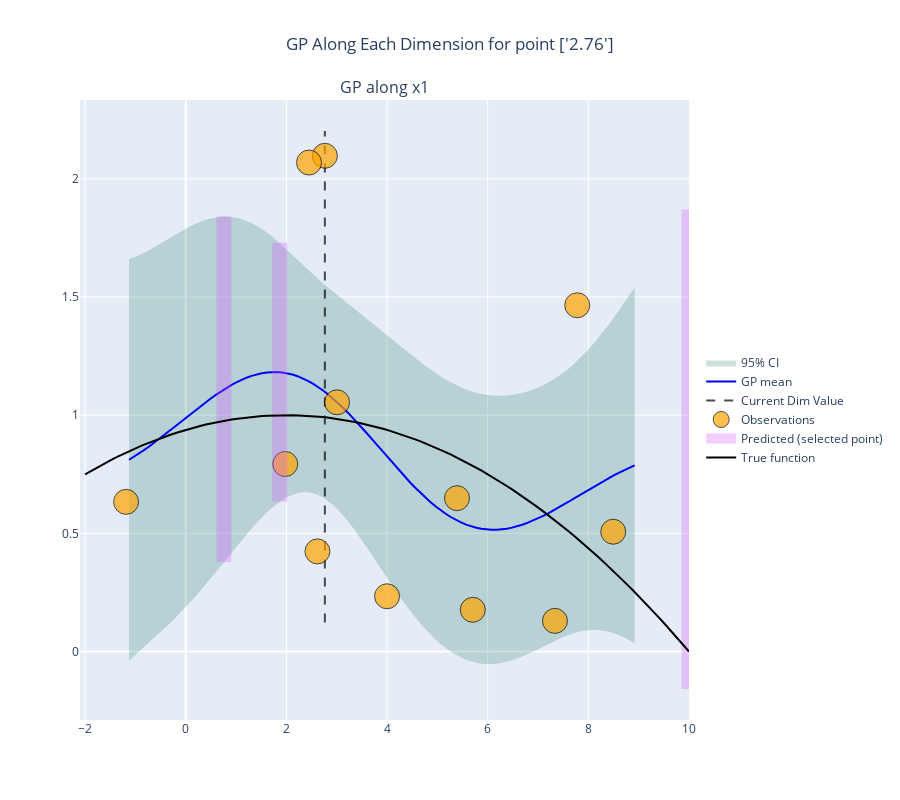

The cell this chart's notebook holds for it:
### Markdown cell above
Simply adding a lot of noise, significantly improves the fit.

### Code cell
from src import model_generation as mg
importlib.reload(mg)


runs = tester.run(
    mg.GammaNoiseSGP,
    n_runs=4,
    technical_repeats=1,
    batch_size=3,
    noise_fn=noise_fn,
    plot_each=False,
).plot_GP(mg.GammaNoiseSGP)


plot_test(runs)
